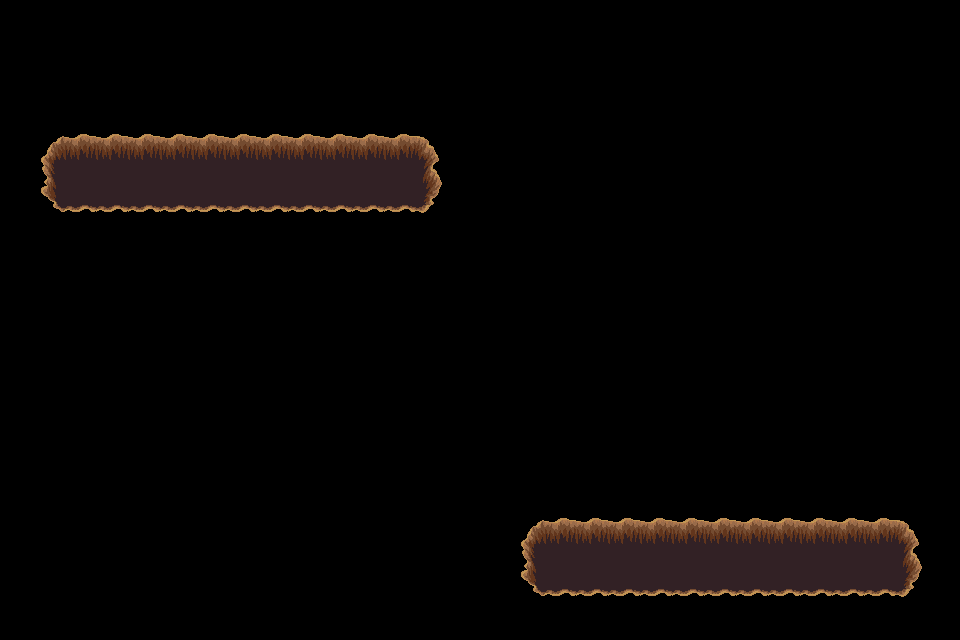

This game map was drawn from its Tiled (.tmx) file and the tilesets committed beside it. A one-line description and the full map source follow:
An orthogonal 30x20 tile map with 32x32 px tiles, 1 tile layer (trou), 2 tilesets.

<map version="1.4" tiledversion="1.4.3" orientation="orthogonal" renderorder="right-down" width="30" height="20" tilewidth="32" tileheight="32" infinite="0" nextlayerid="9" nextobjectid="1">
 <tileset firstgid="1" source="../../dungeon_green.tsx" />
 <tileset firstgid="530" source="../../dungeon.tsx" />
 <layer id="8" name="trou" width="30" height="20">
  <data encoding="csv">
0,0,0,0,0,0,0,0,0,0,0,0,0,0,0,0,0,0,0,0,0,0,0,0,0,0,0,0,0,0,
0,0,0,0,0,0,0,0,0,0,0,0,0,0,0,0,0,0,0,0,0,0,0,0,0,0,0,0,0,0,
0,0,0,0,0,0,0,0,0,0,0,0,0,0,0,0,0,0,0,0,0,0,0,0,0,0,0,0,0,0,
0,0,0,0,0,0,0,0,0,0,0,0,0,0,0,0,0,0,0,0,0,0,0,0,0,0,0,0,0,0,
0,432,433,433,433,433,433,433,433,433,433,433,433,434,0,0,0,0,0,0,0,0,0,0,0,0,0,0,0,0,
0,455,456,456,456,456,456,456,456,456,456,456,456,457,0,0,0,0,0,0,0,0,0,0,0,0,0,0,0,0,
0,478,479,479,479,479,479,479,479,479,479,479,479,480,0,0,0,0,0,0,0,0,0,0,0,0,0,0,0,0,
0,0,0,0,0,0,0,0,0,0,0,0,0,0,0,0,0,0,0,0,0,0,0,0,0,0,0,0,0,0,
0,0,0,0,0,0,0,0,0,0,0,0,0,0,0,0,0,0,0,0,0,0,0,0,0,0,0,0,0,0,
0,0,0,0,0,0,0,0,0,0,0,0,0,0,0,0,0,0,0,0,0,0,0,0,0,0,0,0,0,0,
0,0,0,0,0,0,0,0,0,0,0,0,0,0,0,0,0,0,0,0,0,0,0,0,0,0,0,0,0,0,
0,0,0,0,0,0,0,0,0,0,0,0,0,0,0,0,0,0,0,0,0,0,0,0,0,0,0,0,0,0,
0,0,0,0,0,0,0,0,0,0,0,0,0,0,0,0,0,0,0,0,0,0,0,0,0,0,0,0,0,0,
0,0,0,0,0,0,0,0,0,0,0,0,0,0,0,0,0,0,0,0,0,0,0,0,0,0,0,0,0,0,
0,0,0,0,0,0,0,0,0,0,0,0,0,0,0,0,0,0,0,0,0,0,0,0,0,0,0,0,0,0,
0,0,0,0,0,0,0,0,0,0,0,0,0,0,0,0,0,0,0,0,0,0,0,0,0,0,0,0,0,0,
0,0,0,0,0,0,0,0,0,0,0,0,0,0,0,0,432,433,433,433,433,433,433,433,433,433,433,433,434,0,
0,0,0,0,0,0,0,0,0,0,0,0,0,0,0,0,455,456,456,456,456,456,456,456,456,456,456,456,457,0,
0,0,0,0,0,0,0,0,0,0,0,0,0,0,0,0,478,479,479,479,479,479,479,479,479,479,479,479,480,0,
0,0,0,0,0,0,0,0,0,0,0,0,0,0,0,0,0,0,0,0,0,0,0,0,0,0,0,0,0,0
</data>
 </layer>
</map>
